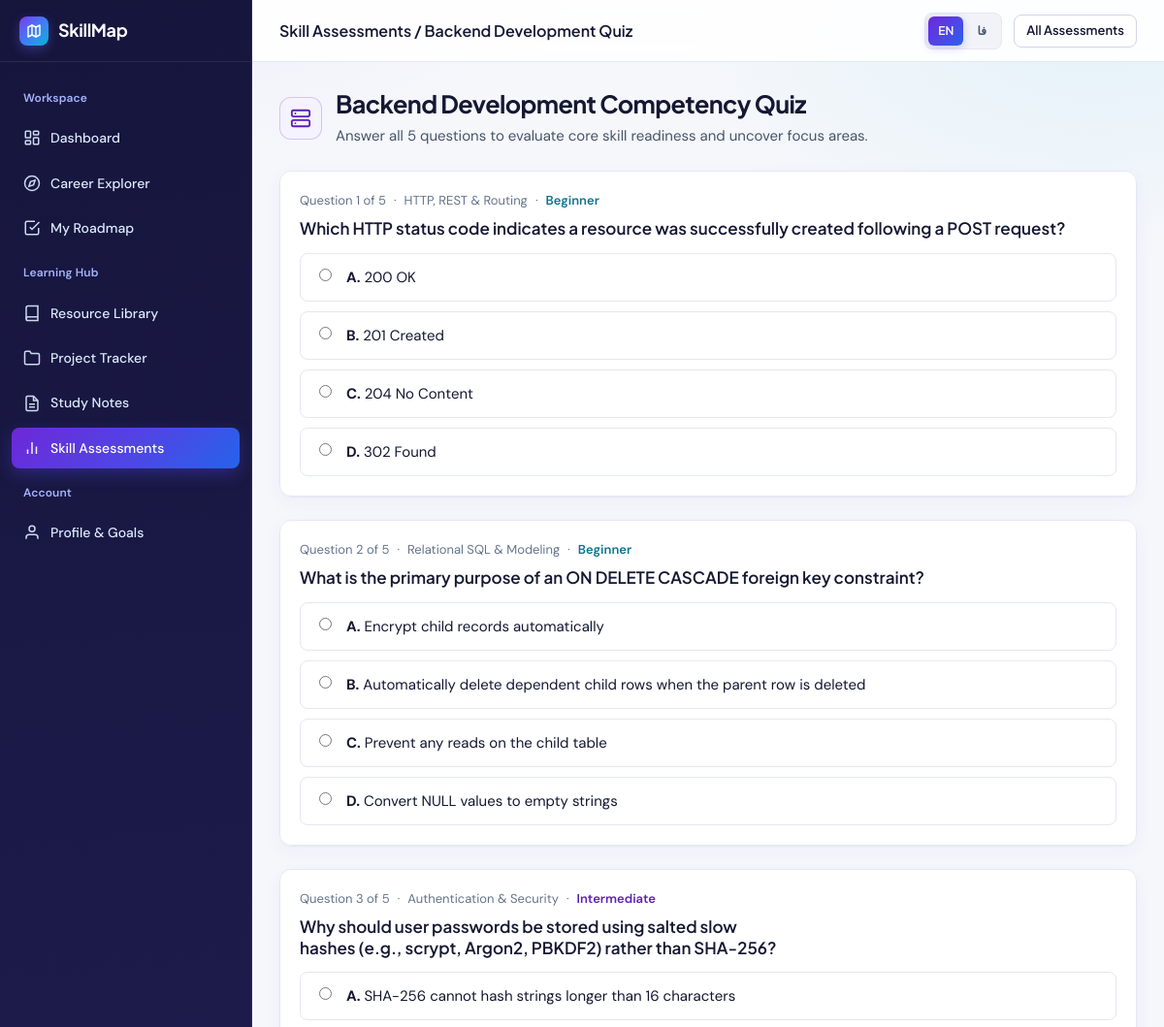
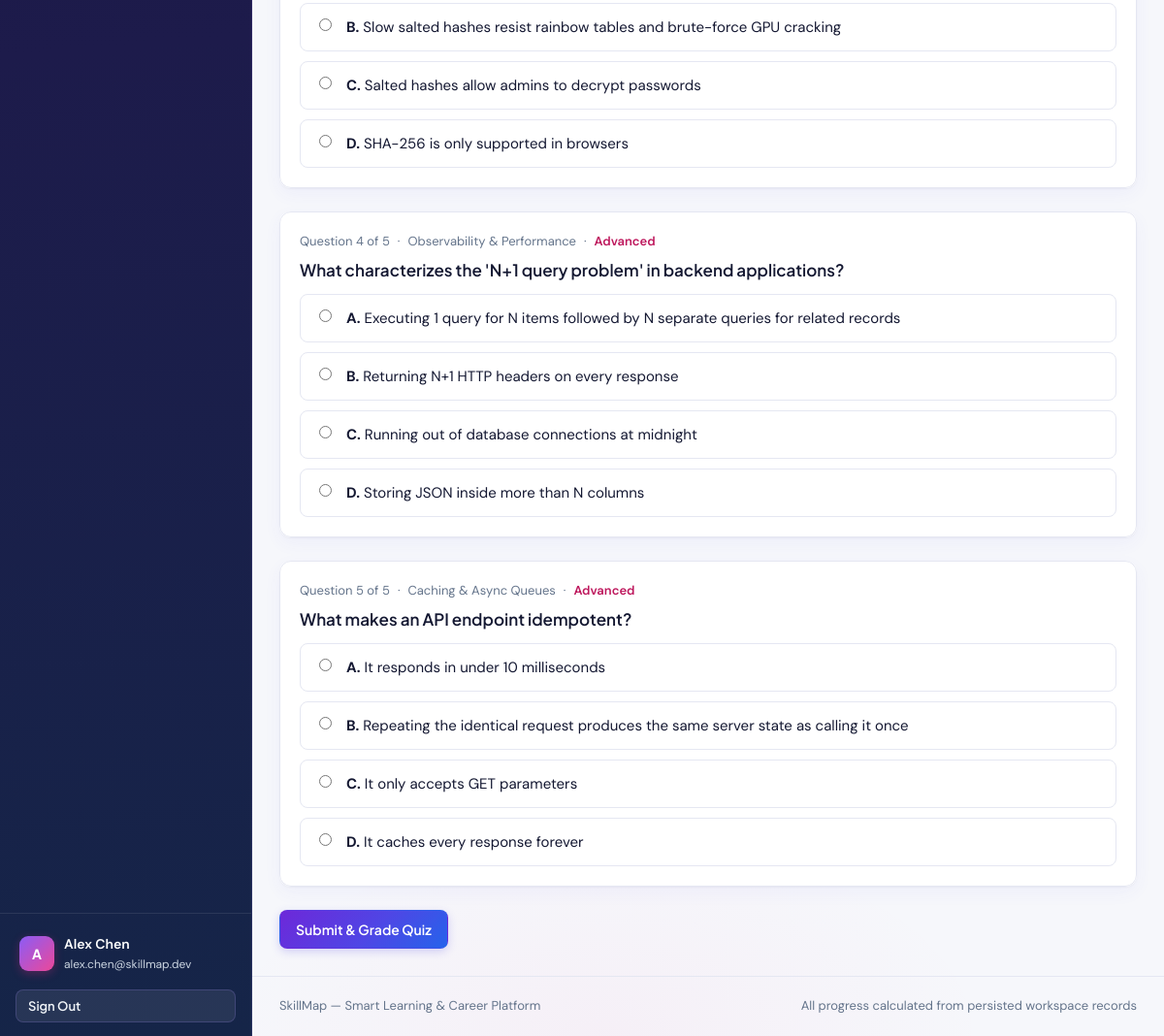
Screenshot of /assessments/take/backend-development (signed in) with the database file from the repository (2 pictures, top to bottom).
### tables this page shows
CREATE TABLE users (
    id INTEGER PRIMARY KEY AUTOINCREMENT,
    full_name TEXT NOT NULL,
    email TEXT NOT NULL UNIQUE,
    password_hash TEXT NOT NULL,
    bio TEXT NOT NULL DEFAULT '',
    target_career_id INTEGER REFERENCES career_paths(id) ON DELETE SET NULL,
    weekly_goal_hours REAL NOT NULL DEFAULT 10.0 CHECK (weekly_goal_hours >= 1 AND weekly_goal_hours <= 100),
    created_at DATETIME NOT NULL DEFAULT CURRENT_TIMESTAMP,
    updated_at DATETIME NOT NULL DEFAULT CURRENT_TIMESTAMP
);

CREATE TABLE career_paths (
    id INTEGER PRIMARY KEY AUTOINCREMENT,
    slug TEXT NOT NULL UNIQUE,
    title TEXT NOT NULL UNIQUE,
    tagline TEXT NOT NULL,
    description TEXT NOT NULL,
    estimated_hours INTEGER NOT NULL CHECK (estimated_hours > 0),
    estimated_months INTEGER NOT NULL CHECK (estimated_months > 0),
    difficulty_summary TEXT NOT NULL,
    icon_name TEXT NOT NULL DEFAULT 'compass',
    accent_color TEXT NOT NULL DEFAULT '#4338CA',
    created_at DATETIME NOT NULL DEFAULT CURRENT_TIMESTAMP
);

CREATE TABLE assessment_questions (
    id INTEGER PRIMARY KEY AUTOINCREMENT,
    career_path_id INTEGER NOT NULL REFERENCES career_paths(id) ON DELETE CASCADE,
    skill_id INTEGER REFERENCES skills(id) ON DELETE CASCADE,
    question_text TEXT NOT NULL,
    option_a TEXT NOT NULL,
    option_b TEXT NOT NULL,
    option_c TEXT NOT NULL,
    option_d TEXT NOT NULL,
    correct_option TEXT NOT NULL CHECK (correct_option IN ('A', 'B', 'C', 'D')),
    explanation TEXT NOT NULL,
    difficulty TEXT NOT NULL DEFAULT 'Beginner' CHECK (difficulty IN ('Beginner', 'Intermediate', 'Advanced'))
);

CREATE TABLE skills (
    id INTEGER PRIMARY KEY AUTOINCREMENT,
    career_path_id INTEGER NOT NULL REFERENCES career_paths(id) ON DELETE CASCADE,
    name TEXT NOT NULL,
    level TEXT NOT NULL CHECK (level IN ('Beginner', 'Intermediate', 'Advanced')),
    description TEXT NOT NULL,
    estimated_hours INTEGER NOT NULL DEFAULT 20 CHECK (estimated_hours > 0),
    sort_order INTEGER NOT NULL DEFAULT 0,
    UNIQUE (career_path_id, name)
);

### routes/notes_assessments.py (the view, shortened to what this page needs)
@hub_bp.route("/assessments/take/<slug>", methods=["GET", "POST"])
@login_required
def take_quiz(slug: str):
    career = query_one("SELECT * FROM career_paths WHERE slug = ?", (slug,))
    if career is None:
        abort(404)
    raw_questions = query_all(
        """
        SELECT aq.*, s.name AS skill_name
        FROM assessment_questions aq
        LEFT JOIN skills s ON s.id = aq.skill_id
        WHERE aq.career_path_id = ?
        ORDER BY aq.id ASC
        """,
        (career["id"],),
    )
    if not raw_questions:
        flash(t("assess.flash_no_questions"), "warning")
        return redirect(url_for("hub.assessments_index"))
    questions = [t_question(q) for q in raw_questions]
    return render_template(
        "assessments/take.html",
        career=career,
        questions=questions,
        submitted=False,
    )

### templates/assessments/take.html (shortened to what this page needs)
{% extends "base.html" %}
{% from "_macros.html" import career_icon %}
{% set career_localized_title = t_career_field(career.slug, 'title', career.title) %}
{% block page_breadcrumb %}{{ t('bc.quiz', title=career_localized_title) }}{% endblock %}
{% block topbar_action %}
  <a href="{{ url_for('hub.assessments_index') }}" class="btn btn-sm btn-secondary">{{ t('quiz.all_assessments') }}</a>
{% endblock %}
{% block content %}
<div class="page-header career-theme--{{ career.slug }}">
  <div style="display: flex; align-items: center; gap: 14px;">
    <span class="career-emblem" style="width: 44px; height: 44px; border-radius: 12px;" aria-hidden="true">{{ career_icon(career.slug, 22) }}</span>
    <div>
      <h1 class="page-title">{{ t('quiz.title', title=career_localized_title) }}</h1>
      <p class="page-subtitle">{{ t('quiz.subtitle', count=questions|length) }}</p>
    </div>
  </div>
</div>
{% if submitted %}
  <section class="surface-card career-card career-theme--{{ career.slug }}" data-quiz-submitted="true" style="margin-bottom: 24px;">
    <div style="display: flex; flex-wrap: wrap; justify-content: space-between; align-items: center; gap: 16px;">
      <div>
        <div class="meta-line" style="margin-bottom: 4px;">
          <span>{{ t('quiz.graded_saved') }}</span>
          <span aria-hidden="true">&middot;</span>
          <span class="tabular-nums">{{ t('quiz.correct_of', correct=correct_count, total=total) }}</span>
        </div>
        <h2 style="font-size: 1.375rem;">
          {{ t('quiz.score_label') }} <span class="font-mono">{{ score }}%</span>
          {% if needs_practice %}
            <span class="status-label warning" style="margin-inline-start: 10px;">{{ t('assess.needs_practice') }}</span>
          {% else %}
            <span class="status-label success" style="margin-inline-start: 10px;">{{ t('assess.proficient') }}</span>
          {% endif %}
        </h2>
        <p style="margin-top: 6px; color: var(--text-secondary);">{{ feedback }}</p>
      </div>
      <div style="display: flex; gap: 10px;">
        <a href="{{ url_for('hub.take_quiz', slug=career.slug) }}" class="btn btn-secondary btn-sm">{{ t('quiz.retake_btn') }}</a>
        <a href="{{ url_for('hub.assessments_index') }}" class="btn btn-primary btn-sm">{{ t('quiz.back_btn') }}</a>
      </div>
    </div>
  </section>
  <section class="stack-md">
    {% for r in results %}
      <article class="surface-card">
        <div style="display: flex; justify-content: space-between; gap: 12px; margin-bottom: 8px;">
          <div class="meta-line">
            <span class="tabular-nums">{{ t('quiz.question_n', n=loop.index) }}</span>
            {% if r.question.skill_name %}
              <span aria-hidden="true">&middot;</span>
              <span>{{ t_skill_name(r.question.skill_name) }}</span>
            {% endif %}
            <span aria-hidden="true">&middot;</span>
            <span class="level-text--{{ r.question.difficulty }}">{{ t_enum('level', r.question.difficulty) }}</span>
          </div>
          {% if r.is_correct %}
            <span class="status-label success">{{ t('quiz.correct') }}</span>
          {% else %}
            <span class="status-label danger">{{ t('quiz.incorrect', chosen=r.chosen or t('quiz.none'), expected=r.question.correct_option) }}</span>
          {% endif %}
        </div>
        <h3 style="font-size: 1rem;">{{ r.question.question_text }}</h3>
        <p style="margin-top: 10px; font-size: 0.875rem; color: var(--text-secondary);">
          <strong>{{ t('quiz.explanation') }}</strong> {{ r.question.explanation }}
        </p>
      </article>
    {% endfor %}
  </section>
{% else %}
  <form action="{{ url_for('hub.take_quiz', slug=career.slug) }}" method="POST" class="stack-lg">
    {% for q in questions %}
      <fieldset class="surface-card" style="border: 1px solid var(--border-hairline); margin: 0;">
        <div class="meta-line" style="margin-bottom: 8px;">
          <span class="tabular-nums">{{ t('quiz.question_of', n=loop.index, total=questions|length) }}</span>
          {% if q.skill_name %}
            <span aria-hidden="true">&middot;</span>
            <span>{{ t_skill_name(q.skill_name) }}</span>
          {% endif %}
          <span aria-hidden="true">&middot;</span>
          <span class="level-text--{{ q.difficulty }}">{{ t_enum('level', q.difficulty) }}</span>
        </div>
        <h2 style="font-size: 1.0625rem; margin-bottom: 14px;">{{ q.question_text }}</h2>
        <div class="stack-sm">
          {% for opt_key, opt_val in [('A', q.option_a), ('B', q.option_b), ('C', q.option_c), ('D', q.option_d)] %}
            <label class="quiz-option">
              <input type="radio" name="q_{{ q.id }}" value="{{ opt_key }}" required />
              <span><strong>{{ opt_key }}.</strong> {{ opt_val }}</span>
            </label>
          {% endfor %}
        </div>
      </fieldset>
    {% endfor %}
    <div>
      <button type="submit" class="btn btn-primary">{{ t('quiz.submit_btn') }}</button>
    </div>
  </form>
{% endif %}
{% endblock %}

### templates/base.html (shortened to what this page needs)
<!doctype html>
<html lang="{{ current_lang }}" dir="{{ text_dir }}">
  <head>
    <link rel="stylesheet" href="{{ url_for('static', filename='css/styles.css') }}" />
  </head>
  <body>
    {% macro language_switcher() %}
      <div class="lang-switcher" role="group" aria-label="{{ t('lang.label') }}">
        <form action="{{ url_for('main.switch_language', lang_code='en') }}" method="POST" style="display: inline-flex;">
          <button
            type="submit"
            class="lang-switcher-btn {% if current_lang == 'en' %}active{% endif %}"
            data-lang-switch="en"
            aria-pressed="{{ 'true' if current_lang == 'en' else 'false' }}"
            aria-label="{{ t('lang.switch_to_en') }}"
            title="{{ t('lang.switch_to_en') }}"
          >{{ t('lang.en') }}</button>
        </form>
        <form action="{{ url_for('main.switch_language', lang_code='fa') }}" method="POST" style="display: inline-flex;">
          <button
            type="submit"
            class="lang-switcher-btn {% if current_lang == 'fa' %}active{% endif %}"
            data-lang-switch="fa"
            aria-pressed="{{ 'true' if current_lang == 'fa' else 'false' }}"
            aria-label="{{ t('lang.switch_to_fa') }}"
            title="{{ t('lang.switch_to_fa') }}"
          >{{ t('lang.fa') }}</button>
        </form>
      </div>
    {% endmacro %}
    {% if current_user %}
      <div class="app-shell">
        <aside class="sidebar" id="app-sidebar" aria-label="{{ t('nav.sidebar_aria') }}">
          <div class="sidebar-brand">
            <a href="{{ url_for('main.dashboard') }}" class="brand-mark">
              <span class="brand-icon" aria-hidden="true">
                <svg width="16" height="16" viewBox="0 0 24 24" fill="none" stroke="currentColor" stroke-width="2.2" stroke-linecap="round" stroke-linejoin="round">
                  <polygon points="3 6 9 3 15 6 21 3 21 18 15 21 9 18 3 21" />
                  <line x1="9" y1="3" x2="9" y2="18" />
                  <line x1="15" y1="6" x2="15" y2="21" />
                </svg>
              </span>
              <span>{{ t('app.name') }}</span>
            </a>
          </div>
          <nav class="sidebar-nav">
            <div class="nav-section-label">{{ t('nav.workspace') }}</div>
            <a href="{{ url_for('main.dashboard') }}" class="nav-link {% if request.endpoint == 'main.dashboard' %}active{% endif %}">
              <svg viewBox="0 0 24 24" fill="none" stroke="currentColor" stroke-width="2"><rect x="3" y="3" width="7" height="9" rx="1"/><rect x="14" y="3" width="7" height="5" rx="1"/><rect x="14" y="12" width="7" height="9" rx="1"/><rect x="3" y="16" width="7" height="5" rx="1"/></svg>
              <span>{{ t('nav.dashboard') }}</span>
            </a>
            <a href="{{ url_for('careers.index') }}" class="nav-link {% if request.blueprint == 'careers' %}active{% endif %}">
              <svg viewBox="0 0 24 24" fill="none" stroke="currentColor" stroke-width="2"><circle cx="12" cy="12" r="10"/><polygon points="16.24 7.76 14.12 14.12 7.76 16.24 9.88 9.88 16.24 7.76"/></svg>
              <span>{{ t('nav.career_explorer') }}</span>
            </a>
            <a href="{{ url_for('roadmap.index') }}" class="nav-link {% if request.blueprint == 'roadmap' %}active{% endif %}">
              <svg viewBox="0 0 24 24" fill="none" stroke="currentColor" stroke-width="2"><path d="M9 11l3 3L22 4"/><path d="M21 12v7a2 2 0 0 1-2 2H5a2 2 0 0 1-2-2V5a2 2 0 0 1 2-2h11"/></svg>
              <span>{{ t('nav.my_roadmap') }}</span>
            </a>
            <div class="nav-section-label">{{ t('nav.learning_hub') }}</div>
            <a href="{{ url_for('resources.index') }}" class="nav-link {% if request.blueprint == 'resources' %}active{% endif %}">
              <svg viewBox="0 0 24 24" fill="none" stroke="currentColor" stroke-width="2"><path d="M4 19.5A2.5 2.5 0 0 1 6.5 17H20"/><path d="M6.5 2H20v20H6.5A2.5 2.5 0 0 1 4 19.5v-15A2.5 2.5 0 0 1 6.5 2z"/></svg>
              <span>{{ t('nav.resource_library') }}</span>
            </a>
            <a href="{{ url_for('projects.index') }}" class="nav-link {% if request.blueprint == 'projects' %}active{% endif %}">
              <svg viewBox="0 0 24 24" fill="none" stroke="currentColor" stroke-width="2"><path d="M22 19a2 2 0 0 1-2 2H4a2 2 0 0 1-2-2V5a2 2 0 0 1 2-2h5l2 3h9a2 2 0 0 1 2 2z"/></svg>
              <span>{{ t('nav.project_tracker') }}</span>
            </a>
            <a href="{{ url_for('hub.notes_index') }}" class="nav-link {% if request.endpoint == 'hub.notes_index' %}active{% endif %}">
              <svg viewBox="0 0 24 24" fill="none" stroke="currentColor" stroke-width="2"><path d="M14 2H6a2 2 0 0 0-2 2v16a2 2 0 0 0 2 2h12a2 2 0 0 0 2-2V8z"/><polyline points="14 2 14 8 20 8"/><line x1="16" y1="13" x2="8" y2="13"/><line x1="16" y1="17" x2="8" y2="17"/></svg>
              <span>{{ t('nav.study_notes') }}</span>
            </a>
            <a href="{{ url_for('hub.assessments_index') }}" class="nav-link {% if request.endpoint in ('hub.assessments_index', 'hub.take_quiz') %}active{% endif %}">
              <svg viewBox="0 0 24 24" fill="none" stroke="currentColor" stroke-width="2"><line x1="18" y1="20" x2="18" y2="10"/><line x1="12" y1="20" x2="12" y2="4"/><line x1="6" y1="20" x2="6" y2="14"/></svg>
              <span>{{ t('nav.skill_assessments') }}</span>
            </a>
            <div class="nav-section-label">{{ t('nav.account') }}</div>
            <a href="{{ url_for('auth.profile') }}" class="nav-link {% if request.endpoint == 'auth.profile' %}active{% endif %}">
              <svg viewBox="0 0 24 24" fill="none" stroke="currentColor" stroke-width="2"><path d="M20 21v-2a4 4 0 0 0-4-4H8a4 4 0 0 0-4 4v2"/><circle cx="12" cy="7" r="4"/></svg>
              <span>{{ t('nav.profile_goals') }}</span>
            </a>
          </nav>
          <div class="sidebar-footer">
            <a href="{{ url_for('auth.profile') }}" class="user-mini-card">
              <div class="user-avatar" aria-hidden="true">{{ current_user.full_name[:1]|upper }}</div>
              <div class="user-mini-meta">
                <div class="user-mini-name">{{ current_user.full_name }}</div>
                <div class="user-mini-email">{{ current_user.email }}</div>
              </div>
            </a>
            <form action="{{ url_for('auth.logout') }}" method="POST">
              <button type="submit" class="btn btn-sm btn-sidebar-logout">{{ t('nav.sign_out') }}</button>
            </form>
          </div>
        </aside>
        <div class="main-wrapper">
          <header class="topbar">
            <div class="topbar-left">
              <div class="topbar-breadcrumb">{% block page_breadcrumb %}{{ t('nav.workspace_default') }}{% endblock %}</div>
            </div>
            <div class="topbar-right">
              {{ language_switcher() }}
              {% block topbar_action %}{% endblock %}
            </div>
          </header>
          <main class="main-content">
            {% block content %}{% endblock %}
          </main>
          <footer class="site-footer">
            <span>{{ t('footer.left') }}</span>
            <span>{{ t('footer.right') }}</span>
          </footer>
        </div>
      </div>
    {% endif %}
  </body>
</html>

### rows the page displays
users: full_name "A", full_name "Alex Chen", email "alex.chen@skillmap.dev"
career_paths: title "Skill Assessments / Backend Development Quiz", title "Backend Development Competency Quiz"
assessment_questions: t "Question 1 of 5", difficulty "Beginner", question_text "Which HTTP status code indicates a resource was successfully created following a POST request?", opt_key "A", option_a "200 OK", correct_option "B", option_b "201 Created", opt_key "C", option_c "204 No Content", opt_key "D", option_d "302 Found"
skills: name "HTTP, REST & Routing"
assessment_questions: t "Question 2 of 5", difficulty "Beginner", question_text "What is the primary purpose of an ON DELETE CASCADE foreign key constraint?", opt_key "A", option_a "Encrypt child records automatically", correct_option "B", option_b "Automatically delete dependent child rows when the parent row is deleted", opt_key "C", option_c "Prevent any reads on the child table", opt_key "D", option_d "Convert NULL values to empty strings"
skills: name "Relational SQL & Modeling"
assessment_questions: t "Question 3 of 5", difficulty "Intermediate", question_text "Why should user passwords be stored using salted slow hashes (e.g., scrypt, Argon2, PBKDF2) rather than SHA-256?", opt_key "A", option_a "SHA-256 cannot hash strings longer than 16 characters", correct_option "B", option_b "Slow salted hashes resist rainbow tables and brute-force GPU cracking", opt_key "C", option_c "Salted hashes allow admins to decrypt passwords", opt_key "D", option_d "SHA-256 is only supported in browsers"
skills: name "Authentication & Security"
assessment_questions: t "Question 4 of 5", difficulty "Advanced", question_text "What characterizes the 'N+1 query problem' in backend applications?", correct_option "A", option_a "Executing 1 query for N items followed by N separate queries for related records", opt_key "B", option_b "Returning N+1 HTTP headers on every response", opt_key "C", option_c "Running out of database connections at midnight", opt_key "D", option_d "Storing JSON inside more than N columns"
skills: name "Observability & Performance"
assessment_questions: t "Question 5 of 5", difficulty "Advanced", question_text "What makes an API endpoint idempotent?", opt_key "A", option_a "It responds in under 10 milliseconds", correct_option "B", option_b "Repeating the identical request produces the same server state as calling it once", opt_key "C", option_c "It only accepts GET parameters", opt_key "D", option_d "It caches every response forever"
skills: name "Caching & Async Queues"

### other values shown
{{ t('app.name') }} "SkillMap"
{{ t('nav.workspace') }} "Workspace"
{{ t('nav.dashboard') }} "Dashboard"
{{ t('nav.career_explorer') }} "Career Explorer"
{{ t('nav.my_roadmap') }} "My Roadmap"
{{ t('nav.learning_hub') }} "Learning Hub"
{{ t('nav.resource_library') }} "Resource Library"
{{ t('nav.project_tracker') }} "Project Tracker"
{{ t('nav.study_notes') }} "Study Notes"
{{ t('nav.skill_assessments') }} "Skill Assessments"
{{ t('nav.account') }} "Account"
{{ t('nav.profile_goals') }} "Profile & Goals"
{{ t('nav.sign_out') }} "Sign Out"
{{ t('lang.en') }} "EN"
{{ t('lang.fa') }} "فا"
